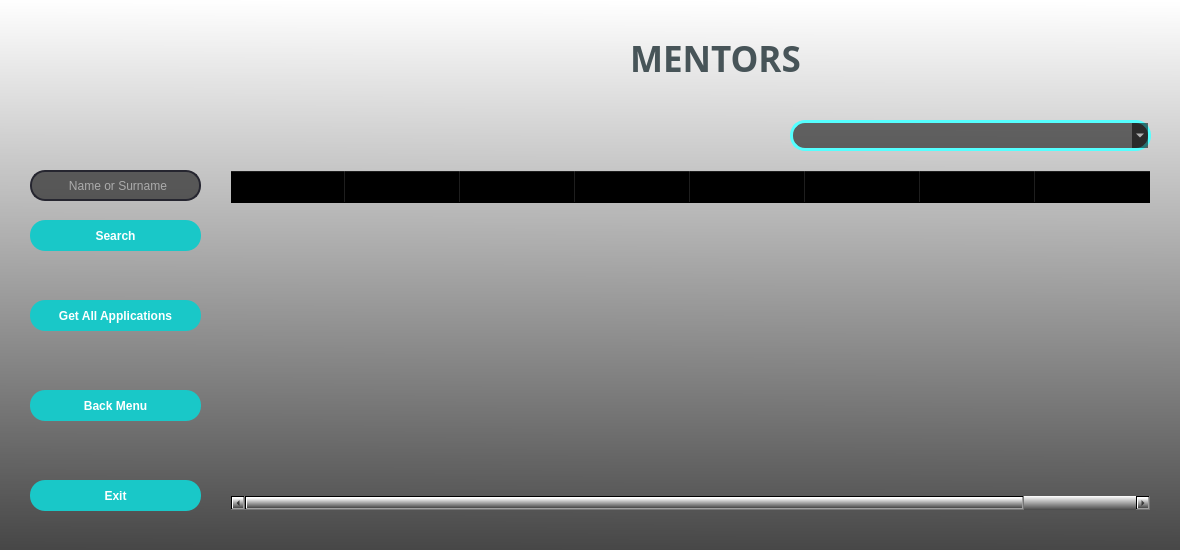
<?xml version="1.0" encoding="UTF-8"?>
<ui version="4.0">
 <class>FormMentor</class>
 <widget class="QWidget" name="FormMentor">
  <property name="geometry">
   <rect>
    <x>0</x>
    <y>0</y>
    <width>1180</width>
    <height>550</height>
   </rect>
  </property>
  <property name="minimumSize">
   <size>
    <width>1180</width>
    <height>550</height>
   </size>
  </property>
  <property name="maximumSize">
   <size>
    <width>1180</width>
    <height>550</height>
   </size>
  </property>
  <property name="windowTitle">
   <string>MENTOR MENU</string>
  </property>
  <property name="windowIcon">
   <iconset>
    <normaloff>pictures/werhere_icon.png</normaloff>pictures/werhere_icon.png</iconset>
  </property>
  <property name="styleSheet">
   <string notr="true">background-color: qlineargradient(spread:pad, x1:0.489, y1:1, x2:0.494, y2:0, stop:0 rgba(71, 71, 71, 255), stop:1 rgba(255, 255, 255, 255));</string>
  </property>
  <widget class="QLabel" name="labelPicture">
   <property name="geometry">
    <rect>
     <x>20</x>
     <y>20</y>
     <width>211</width>
     <height>141</height>
    </rect>
   </property>
   <property name="styleSheet">
    <string notr="true">background-color: rgba(0, 0, 0,0%);</string>
   </property>
   <property name="text">
    <string/>
   </property>
   <property name="pixmap">
    <pixmap>pictures/mentor_menu.png</pixmap>
   </property>
   <property name="scaledContents">
    <bool>true</bool>
   </property>
  </widget>
  <widget class="QLabel" name="labelLogo">
   <property name="geometry">
    <rect>
     <x>370</x>
     <y>10</y>
     <width>261</width>
     <height>101</height>
    </rect>
   </property>
   <property name="styleSheet">
    <string notr="true">background-color: rgba(0, 0, 0,0%);</string>
   </property>
   <property name="text">
    <string/>
   </property>
   <property name="pixmap">
    <pixmap>pictures/werhere_logo.ico</pixmap>
   </property>
  </widget>
  <widget class="QLabel" name="labelMentors">
   <property name="geometry">
    <rect>
     <x>630</x>
     <y>38</y>
     <width>301</width>
     <height>41</height>
    </rect>
   </property>
   <property name="font">
    <font>
     <family>Arial Black</family>
     <pointsize>26</pointsize>
     <bold>true</bold>
    </font>
   </property>
   <property name="styleSheet">
    <string notr="true">background-color: rgba(0, 0, 0,0%);
color: rgb(71, 84, 88);</string>
   </property>
   <property name="text">
    <string>MENTORS</string>
   </property>
  </widget>
  <widget class="QPushButton" name="pushButtonGetAllApplications">
   <property name="geometry">
    <rect>
     <x>30</x>
     <y>300</y>
     <width>171</width>
     <height>31</height>
    </rect>
   </property>
   <property name="font">
    <font>
     <family>Arial</family>
     <bold>true</bold>
    </font>
   </property>
   <property name="styleSheet">
    <string notr="true">QPushButton{
	border-radius : 15px;
	background-color : rgb(25, 200, 200);
	color: rgb(255, 255, 255);
}
QPushButton:hover{
	background-color: rgb(20, 135, 135);
 border: 2px solid rgb(162, 0, 0);
}</string>
   </property>
   <property name="text">
    <string>Get All Applications</string>
   </property>
  </widget>
  <widget class="QPushButton" name="pushButtonExit">
   <property name="geometry">
    <rect>
     <x>30</x>
     <y>480</y>
     <width>171</width>
     <height>31</height>
    </rect>
   </property>
   <property name="font">
    <font>
     <family>Arial</family>
     <bold>true</bold>
    </font>
   </property>
   <property name="styleSheet">
    <string notr="true">QPushButton{
	border-radius : 15px;
	background-color : rgb(25, 200, 200);
	color: rgb(255, 255, 255);
}
QPushButton:hover{
	background-color: rgb(20, 135, 135);
 border: 2px solid rgb(162, 0, 0);
}</string>
   </property>
   <property name="text">
    <string>Exit</string>
   </property>
  </widget>
  <widget class="QLineEdit" name="lineEditSearch">
   <property name="enabled">
    <bool>true</bool>
   </property>
   <property name="geometry">
    <rect>
     <x>30</x>
     <y>170</y>
     <width>171</width>
     <height>31</height>
    </rect>
   </property>
   <property name="focusPolicy">
    <enum>Qt::StrongFocus</enum>
   </property>
   <property name="styleSheet">
    <string notr="true">QLineEdit {
  border: 2px solid rgb(38, 38, 48);
  border-radius: 15px;
  color: #FFF;
  padding-left: 15px;
  background-color: rgba(0, 0, 0,55%);
 
}

QLineEdit:hover {
	border: 2px solid rgb(0, 255, 255);
}

 QLineEdit:focus  {
  border: 2px solid rgb(35, 218, 233);
  background-color: rgb(47, 47, 47);
}

   



</string>
   </property>
   <property name="text">
    <string/>
   </property>
   <property name="placeholderText">
    <string>      Name or Surname</string>
   </property>
  </widget>
  <widget class="QPushButton" name="pushButtonBackMenu">
   <property name="geometry">
    <rect>
     <x>30</x>
     <y>390</y>
     <width>171</width>
     <height>31</height>
    </rect>
   </property>
   <property name="font">
    <font>
     <family>Arial</family>
     <bold>true</bold>
    </font>
   </property>
   <property name="styleSheet">
    <string notr="true">QPushButton{
	border-radius : 15px;
	background-color : rgb(25, 200, 200);
	color: rgb(255, 255, 255);
}
QPushButton:hover{
	background-color: rgb(20, 135, 135);
 border: 2px solid rgb(162, 0, 0);
}</string>
   </property>
   <property name="text">
    <string>Back Menu</string>
   </property>
  </widget>
  <widget class="QPushButton" name="pushButtonSearch">
   <property name="geometry">
    <rect>
     <x>30</x>
     <y>220</y>
     <width>171</width>
     <height>31</height>
    </rect>
   </property>
   <property name="font">
    <font>
     <family>Arial</family>
     <bold>true</bold>
    </font>
   </property>
   <property name="styleSheet">
    <string notr="true">QPushButton{
	border-radius : 15px;
	background-color : rgb(25, 200, 200);
	color: rgb(255, 255, 255);
}
QPushButton:hover{
	background-color: rgb(20, 135, 135);
 border: 2px solid rgb(162, 0, 0);
}</string>
   </property>
   <property name="text">
    <string>Search</string>
   </property>
  </widget>
  <widget class="QTableWidget" name="tableWidget">
   <property name="geometry">
    <rect>
     <x>230</x>
     <y>170</y>
     <width>921</width>
     <height>341</height>
    </rect>
   </property>
   <property name="cursor" stdset="0">
    <cursorShape>PointingHandCursor</cursorShape>
   </property>
   <property name="styleSheet">
    <string notr="true">background-color: rgba(0, 0, 0,0%);</string>
   </property>
   <property name="autoScrollMargin">
    <number>16</number>
   </property>
   <attribute name="horizontalHeaderDefaultSectionSize">
    <number>115</number>
   </attribute>
   <attribute name="horizontalHeaderShowSortIndicator" stdset="0">
    <bool>true</bool>
   </attribute>
   <column>
    <property name="text">
     <string>Interview Date</string>
    </property>
   </column>
   <column>
    <property name="text">
     <string>Candidate Name 
Surname</string>
    </property>
   </column>
   <column>
    <property name="text">
     <string>Mentor Name
Surname</string>
    </property>
   </column>
   <column>
    <property name="text">
     <string>IT Knowledge</string>
    </property>
   </column>
   <column>
    <property name="text">
     <string>Availability</string>
    </property>
   </column>
   <column>
    <property name="text">
     <string>Thoughts About 
  the Candidate</string>
    </property>
   </column>
   <column>
    <property name="text">
     <string>Candidate's 
Attendance Status</string>
    </property>
   </column>
   <column>
    <property name="text">
     <string>Comments About 
the Candidate</string>
    </property>
   </column>
  </widget>
  <widget class="QComboBox" name="comboBoxFilterOptions">
   <property name="geometry">
    <rect>
     <x>790</x>
     <y>120</y>
     <width>361</width>
     <height>31</height>
    </rect>
   </property>
   <property name="styleSheet">
    <string notr="true">border-radius : 15px;
border: 3px solid rgb(85, 255, 255);
background-color: rgba(0, 0, 0,55%);
color: rgb(255, 255, 255);
</string>
   </property>
  </widget>
 </widget>
 <tabstops>
  <tabstop>lineEditSearch</tabstop>
  <tabstop>pushButtonSearch</tabstop>
  <tabstop>pushButtonGetAllApplications</tabstop>
  <tabstop>tableWidget</tabstop>
  <tabstop>comboBoxFilterOptions</tabstop>
  <tabstop>pushButtonBackMenu</tabstop>
  <tabstop>pushButtonExit</tabstop>
 </tabstops>
 <resources/>
 <connections/>
</ui>
